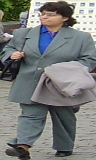
#> input picture INRIA_DATASET/train/pos/1002.png, 96 x 160 px; its folder holds 4 pictures in this run
$ python pd_hog.py
#> lines starting #> are read from the running program, lines starting #| are printed output that depends on the picture
import cv2
import numpy as np
import os

WIN_SIZE = (64, 128)  # Standard window size for human detection
BLOCK_SIZE = (16, 16)  # Size of blocks for feature analysis
BLOCK_STRIDE = (8, 8)  # How much blocks move across the image (over)
CELL_SIZE = (8, 8)     # Size of cells that make up blocks
HISTOGRAM_BINS = 9     # Number of gradient directions to track


def extract_hog_features(img):
    """
    Extract HOG (Histogram of Oriented Gradients) features from an image
    These features help the computer understand shapes and patterns
    """
    # Create HOG descriptor with our configuration
    hog = cv2.HOGDescriptor(
        WIN_SIZE,
        BLOCK_SIZE,
        BLOCK_STRIDE,
        CELL_SIZE,
        HISTOGRAM_BINS
    )

    # Calculate features and flatten to 1D array for the SVM
    return hog.compute(img).flatten()


def load_dataset(pos_folder, neg_folder):
    """
    Load positive (human) and negative (non-human) images,
    extract features, and create labels for training
    """
#> called with pos_folder = 'INRIA_DATASET/train/pos', neg_folder = 'INRIA_DATASET/train/neg'
    features = []
    labels = []

    for filename in os.listdir(pos_folder):
        img_path = os.path.join(pos_folder, filename)
        img = cv2.imread(img_path)
#> img is the input picture: shape (160, 96, 3); mean B, G, R 122.7, 123.8, 121.2
        img = cv2.resize(img, WIN_SIZE)
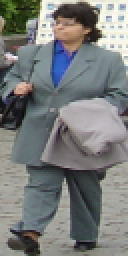
#> img: shape (128, 64, 3) (shown 2 times larger); mean B, G, R 122.6, 123.7, 121
        if img is not None:
            features.append(extract_hog_features(img))
            labels.append(1)  # Positive samples labeled as 1
#> pass 2 of the loop in load_dataset, `for filename in os.listdir(pos_folder):`:
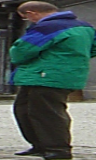
#> input picture INRIA_DATASET/train/pos/1031.png, 96 x 160 px
#> in load_dataset, img is the input picture: shape (160, 96, 3); mean B, G, R 84.2, 88.8, 69.3
#> in load_dataset, `img = cv2.resize(img, WIN_SIZE)`:
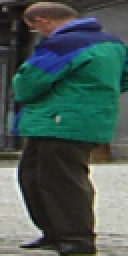
#> img: shape (128, 64, 3) (shown 2 times larger); mean B, G, R 84.1, 88.7, 69.2
#> pass 3 of the loop in load_dataset, `for filename in os.listdir(pos_folder):`:
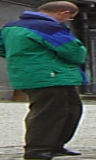
#> input picture INRIA_DATASET/train/pos/1032.png, 96 x 160 px
#> in load_dataset, img is the input picture: shape (160, 96, 3); mean B, G, R 84.2, 88.8, 69.3
#> in load_dataset, `img = cv2.resize(img, WIN_SIZE)`:
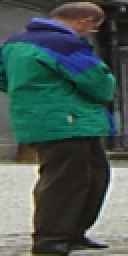
#> img: shape (128, 64, 3) (shown 2 times larger); mean B, G, R 84.1, 88.7, 69.2
#> the loop made 4 passes; the first 3 are shown

#> (the run stopped early here; a loop or call above may not have finished)
